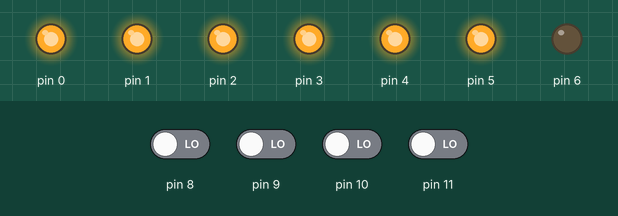
This sketch was run on a simulated Arduino Uno, built with avr-gcc and run on an emulated ATmega328P. Parts: output pins drawn as LEDs (lit = HIGH). Inputs (shaded band) come from the test bench; at power-on: pin 8–11 LOW.

Above: at 1.2 s.
1.3 s: pin 8 driven HIGH
At 2.1 s:
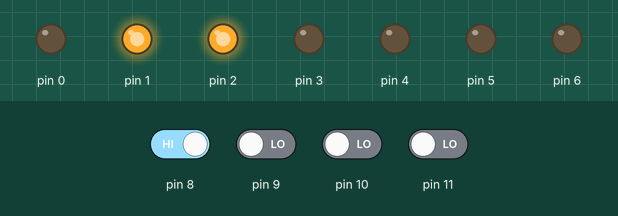
2.8 s: pin 9 driven HIGH
At 3.2 s:
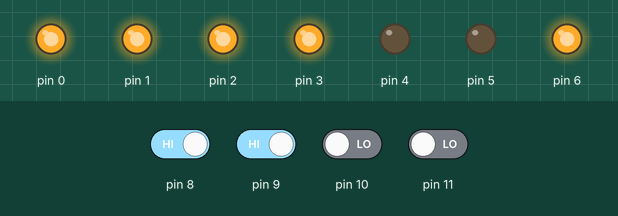
4.3 s: pin 10 driven HIGH
At 5.5 s:
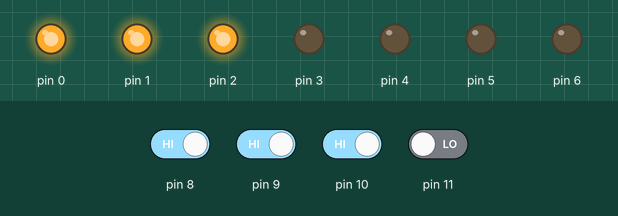
5.8 s: pin 11 driven HIGH
At 6.7 s:
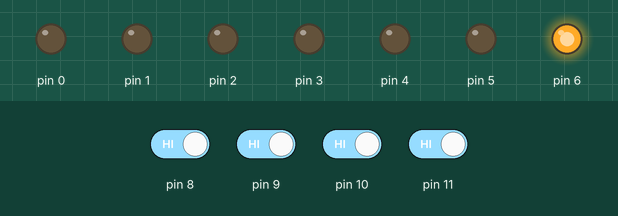
7.3 s: pin 8 driven LOW
At 7.9 s:
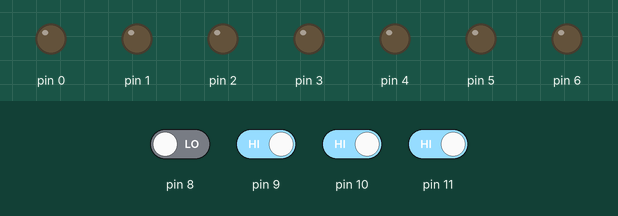
8.8 s: pin 11 driven LOW
At 10.2 s:
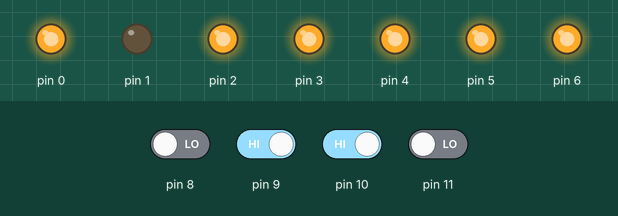
Timing chart, 0 to 11.3 s (numbered marks = the images above; inputs shaded):
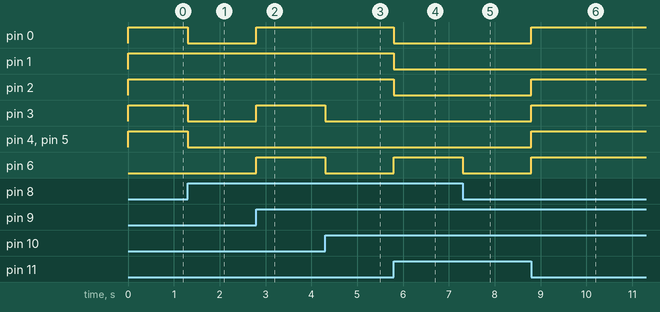

The sketch:

BCD_to_7seg.ino
```cpp
void setup() {
  // put your setup code here, to run once:
pinMode(0,OUTPUT);
pinMode(1,OUTPUT);
pinMode(2,OUTPUT);
pinMode(3,OUTPUT);
pinMode(4,OUTPUT);
pinMode(5,OUTPUT);
pinMode(6,OUTPUT);
pinMode(8,INPUT);
pinMode(9,INPUT);
pinMode(10,INPUT);
pinMode(11,INPUT);
}

void loop() {
int a,b,c,d,e,f,g;
int w,x,y,z;
w=digitalRead(11);
x=digitalRead(10);
y=digitalRead(9);
z=digitalRead(8);

a=!w&!x&!y&!z | !w&!x&y&!z | !w&!x&y&z | !w&x&!y&z | !w&x&y&!z | !w&x&y&z | w&!x&!y&!z | w&!x&!y&z;
b=!w&!x&!y&!z | !w&!x&y&!z | !w&!x&!y&z | !w&!x&y&z | !w&x&!y&!z | !w&x&y&z | w&!x&!y&!z | w&!x&!y&z;

c=!w&!x&!y&!z | !w&!x&!y&z | !w&!x&y&z | !w&x&!y&!z | !w&x&!y&z | !w&x&y&!z | !w&x&y&z | w&!x&!y&!z | w&!x&!y&z; // finish this code
d=!w&!x&!y&!z | !w&!x&y&!z | !w&!x&y&z | !w&x&!y&z | !w&x&y&!z | w&!x&!y&!z | w&!x&!y&z; // finish this code
e=!w&!x&!y&!z | !w&!x&y&!z | !w&x&y&!z | !w&x&y&!z | w&!x&!y&!z; //finish this code
f=!w&!x&!y&!z | !w&x&!y&z | !w&x&y&!z | !w&x&!y&!z | w&!x&!y&!z | w&!x&!y&z;  //finish this code
g=w&x&y&z | !w&x&!y&!z | !w&!x&y&z | !w&!x&y&!z | !w&x&!y&z | !w&x&y&!z | w&!x&!y&!z | w&!x&!y&z;  //finish this code


digitalWrite(0,a);
digitalWrite(1,b);
digitalWrite(2,c);
digitalWrite(3,d);
digitalWrite(4,e);
digitalWrite(5,f);
digitalWrite(6,g);


}
```

Measured:
- after the input at 1.3 s, pin 0, pin 3–5: HIGH → LOW at once
- after the input at 2.8 s, pin 0, pin 3, pin 6: LOW → HIGH at once
- after the input at 4.3 s, pin 3, pin 6: HIGH → LOW at once
- after the input at 5.8 s, pin 0–2: HIGH → LOW at once; pin 6: LOW → HIGH at once
- after the input at 7.3 s, pin 6: HIGH → LOW at once
- after the input at 8.8 s, pin 0, pin 2–6: LOW → HIGH at once
